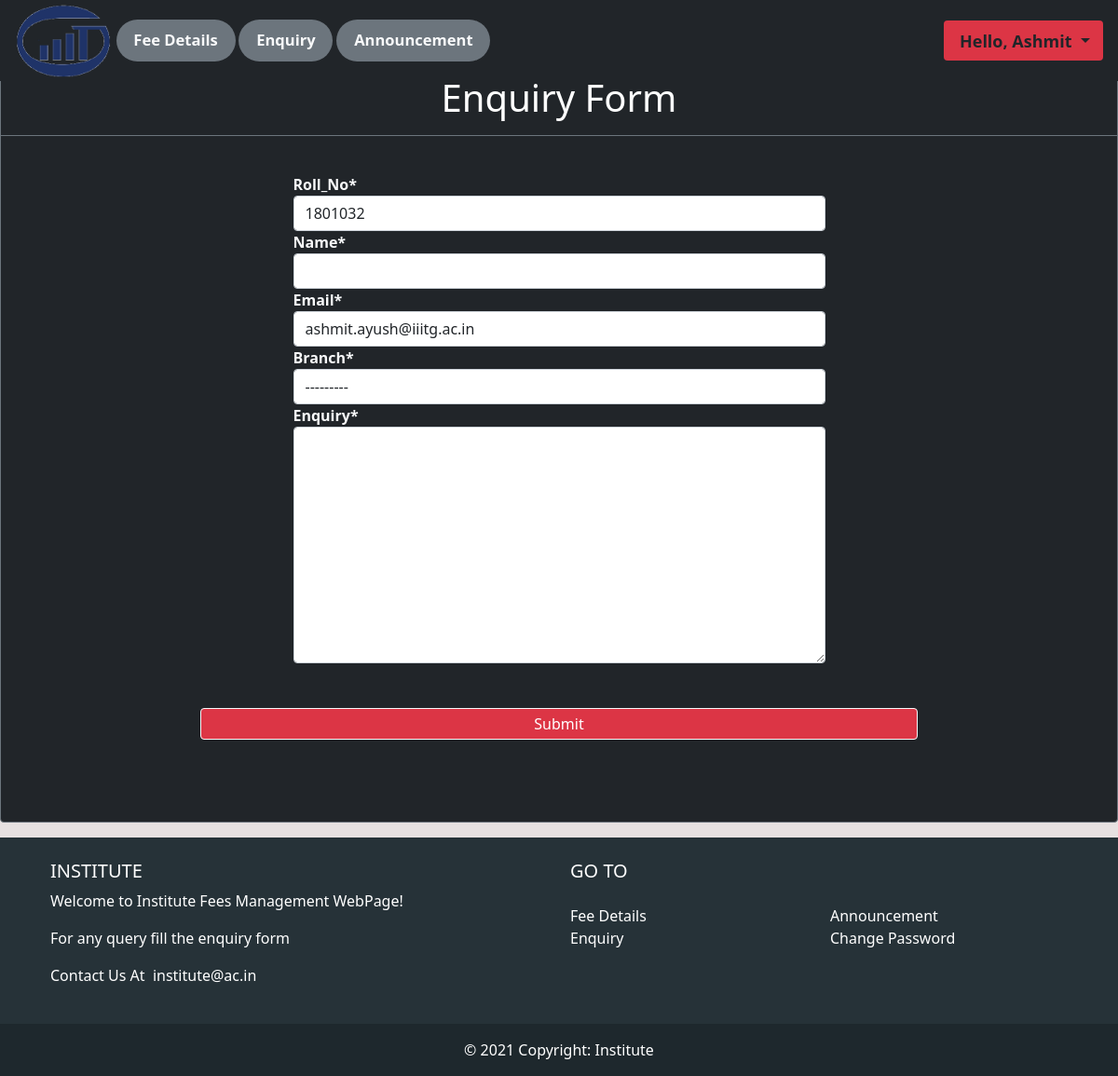
The page /enquiry/ (signed in) on the database its author committed.
### fees/models.py (models this page shows, shortened)
class Student(models.Model):
    BranchType = models.TextChoices('BranchType', 'CSE ECE')
    date = [str(x) for x in range(2013,2050)]
    date=' '.join(date)
    YearType = models.TextChoices('YearType', date)
    CourseType = models.TextChoices('CourseType', 'B_Tech M_Tech Phd')
    user = models.OneToOneField(User, null=True, on_delete=models.CASCADE)
    roll = models.CharField('Roll_No', max_length=7, primary_key=True, blank=False)
    firstname = models.CharField('First_Name', max_length=250, blank=False)
    middlename = models.CharField('Middle_Name', max_length=250, null=True, blank=True)
    lastname = models.CharField('Last_Name', max_length=250, null=True, blank=True)
    email = models.EmailField('Email', max_length=250, blank=False)
    phone = models.CharField('Phone', max_length=15, blank=False)
    branch = models.CharField('Branch', max_length=3, blank=False, choices=BranchType.choices)
    Year = models.CharField('Year', max_length=4, blank=False, choices=YearType.choices)
    course = models.CharField('Course', max_length=7, blank=False, choices=CourseType.choices)
    datecreated = models.DateTimeField(auto_now_add=True, null=True)
    template = '{} {}'

### fees/decorators.py (the view)
        def wrapper_func(request, *args, **kwargs):
            group = None
            if request.user.groups.exists():
                group = request.user.groups.all()[0].name
            if group in allowed_roles:
                return view_func(request, *args, **kwargs)
            else:
                return HttpResponse('You are not authorize')

### fees/forms.py
class StudentEnquiryForm(ModelForm):
    class Meta:
        model = EnquiryForm
        fields = ['roll', 'name', 'email', 'branch', 'Enquiry']

### fees/views.py (called while the page is built, shortened)
@login_required(login_url = 'login')
@allowed_users(allowed_roles=['student'])
def enquiry(request):
    student_data = Student.objects.get(roll=request.user)
    form = StudentEnquiryForm(initial={'roll':request.user, 'email':student_data.email})
    context = {'form':form, 'student_data':student_data}
    return render(request, 'fees/enq.html', context)

### fees/templates/fees/enq.html (shortened to what this page needs)
{% extends 'fees/main.html' %}
{% load crispy_forms_tags %}
{% block content %}
<div class="card text-white border-secondary bg-dark mb-3">
    <div class="card-header bg-transparent border-secondary" style="text-align: center;">
        <h1 class="card-title" style="text-align: center;">Enquiry Form</h1>
    </div>
    <div class="card-body text-light">
        <br>
        <form action="" method="POST">
            {% for x in form %}
            <div class="row">
                <div class="col-3">
                </div>
                <div class="col-6">
                    <strong>{{ x|as_crispy_field }}</strong>
                </div>
                <div class="col-3">
                </div>
            </div>
            {% endfor %}
            <br>
            <br>
            <div class="row " >
            <div class="col-2">
                </div>
                <div class="col-8">
                <input type="submit" name='CreateForm' class="btn btn-danger border-light w-100 p-1" >
                </div>
            </div>
        </form>
<br>
<br>
<br>
    </div>
</div>
{% endblock %}

### fees/templates/fees/navbar.html (shortened to what this page needs)
{% load static %}
{% if request.user.is_staff %}
<nav class="navbar navbar-expand-lg navbar-dark bg-dark w-100 p-1" style="position: fixed; z-index: 1;">
  <div class="container-fluid">
    {% comment %} <a class="navbar-brand" href="#">Navbar</a> {% endcomment %}
    <img src="{% static 'images/LOGOIIITG.png' %}" alt="" style="padding: 0%;width:137px; height:79px;">
    <button class="navbar-toggler" type="button" data-bs-toggle="collapse" data-bs-target="#navbarNavDropdown"
      aria-controls="navbarNavDropdown" aria-expanded="false" aria-label="Toggle navigation">
      <span class="navbar-toggler-icon"></span>
    </button>
    <div class="collapse navbar-collapse" id="navbarNavDropdown"  style="overflow-x:visible;width: 100%;">
      <ul class="navbar-nav">
        <li class="nav-item badge rounded-pill bg-secondary " style="margin-left: 1%; font-size: 100%;">
          <a class="nav-link active text-light" aria-current="page" href="{% url 'home' %}">Students</a>
        </li>
        <li class="nav-item badge rounded-pill bg-secondary " style="margin-left: 1%; font-size: 100%;">
          <a class="nav-link active text-light" href="{% url 'enquiry_admin' %}">Enquiry</a>
        </li>
        <li class="nav-item badge rounded-pill bg-secondary " style="margin-left: 1%; font-size: 100%;">
          <a class="nav-link active text-light" href="{% url 'announcement' %}">Announcement</a>
        </li>
        <li class="nav-item badge rounded-pill bg-secondary " style="margin-left: 1%; font-size: 100%;">
          <a class="nav-link active text-light" href="{% url 'registration' %}">Registration</a>
        </li>
        <li class="nav-item badge rounded-pill bg-secondary " style="margin-left: 1%; font-size: 100%;">
          <a class="nav-link active text-light" href="{% url 'automate_semester' %}">New_Semester</a>
        </li>
        <li class="nav-item badge rounded-pill bg-secondary " style="margin-left: 1%; font-size: 100%;">
          <a class="nav-link active text-light" href="{% url 'automate_fees' %}">Fees_Update</a>
        </li>
        <li class="nav-item badge rounded-pill bg-secondary " style="margin-left: 1%; font-size: 100%;">
          <a class="nav-link active text-light" href="{% url 'registered_details' %}">Registered Details</a>
        </li>
      </ul>
    </div>
    <ul class="nav navbar-nav navbar-right" style="margin-left: 1%; margin: right 1%;">
      <li class="nav-item dropdown badge bg-danger">
        <a class="nav-link dropdown-toggle text-dark" href="#" id="navbarDropdownMenuLink" role="button"
          data-bs-toggle="dropdown" aria-expanded="false" style="margin-left: 1%; font-size: 150%;">
          <span>Hello, {{request.user}} </span>
        </a>
        <ul class="dropdown-menu" aria-labelledby="navbarDropdownMenuLink">
          <li><a class="dropdown-item" href="{% url 'Logout' %}">Logout</a></li>
        </ul>
      </li>
    </ul>
  </div>
</nav>
{% else %}
<nav class="navbar navbar-expand-lg navbar-dark bg-dark w-100 p-1" style="position: fixed; z-index: 1;">
  <div class="container-fluid">
    <img src="{% static 'images/LOGOIIITG.png' %}" alt="" style="padding: 0%;width:137px; height:79px;">
    <div class="collapse navbar-collapse" id="navbarNavDropdown">
      <ul class="navbar-nav">
        <li class="nav-item badge rounded-pill bg-secondary " style="margin-left: 1%; font-size: 103.5%;">
          <a class="nav-link active text-light" href="{% url 'home' %}">Fee Details</a>
        </li>
        <li class="nav-item badge rounded-pill bg-secondary " style="margin-left: 1%; font-size: 103.5%;">
          <a class="nav-link active text-light" href="{% url 'enquiry' %}">Enquiry</a>
        </li>
        <li class="nav-item badge rounded-pill bg-secondary " style="margin-left: 1%; font-size: 103.5%;">
          <a class="nav-link active text-light" href="{% url 'student_announcement' %}">Announcement</a>
        </li>
      </ul>
    </div>
    <ul class="nav navbar-nav navbar-right">
      <li class="nav-item dropdown badge bg-danger">
        <a class="nav-link dropdown-toggle text-dark" href="#" id="navbarDropdownMenuLink" role="button"
          data-bs-toggle="dropdown" aria-expanded="false" style="margin-left: 1%; font-size: 150%;">
          <span>Hello, {{student_data.firstname}} </span>
        </a>
      </li>
    </ul>
  </div>
</nav>
{% endif %}
<br>
<br>
<br>

### static/css/main.css (style rules this page uses)
body { background-color: #e7e1e1; }

### rows shown on the page
Student: firstname "Ashmit", form "1801032" "ashmit.ayush@iiitg.ac.in" "---------"
